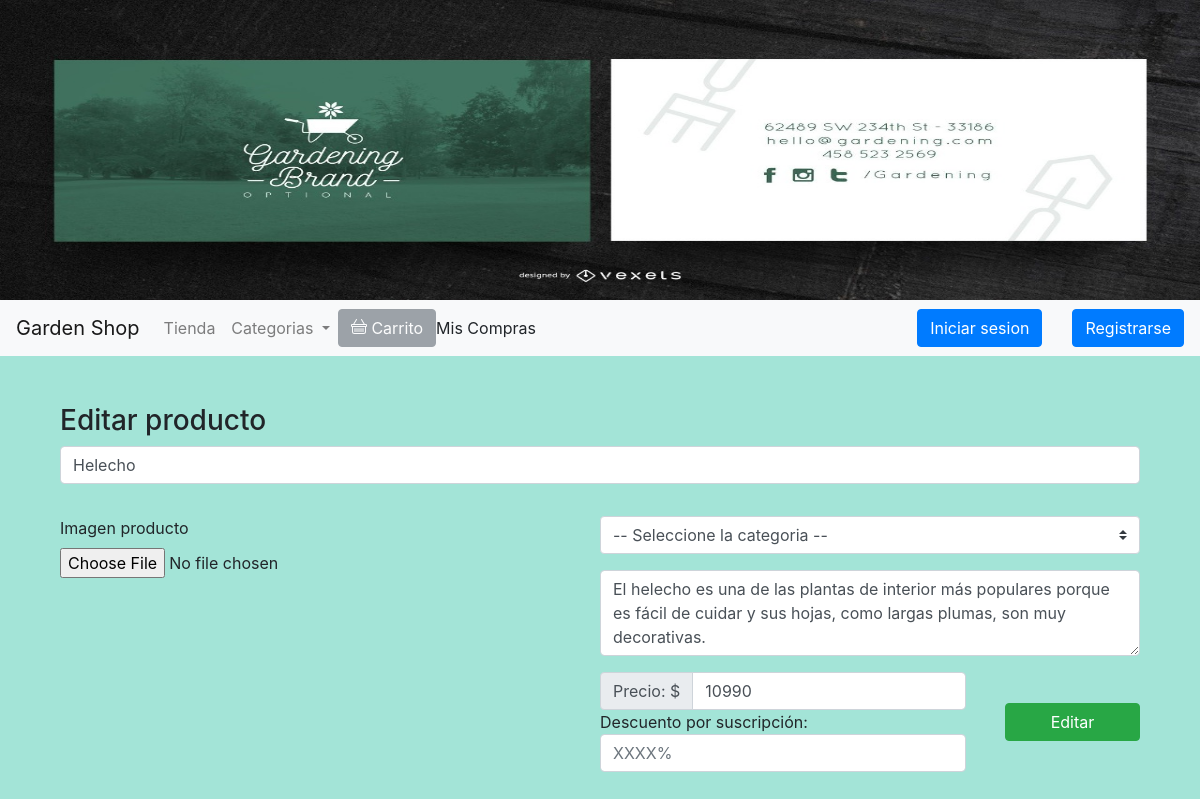
Screenshot of /producto/5/editar with the database file from the repository.
### core/models.py (models this page shows, shortened)
class Producto(models.Model):
    id = models.IntegerField(primary_key=True, verbose_name='Id de producto')
    titulo = models.CharField(max_length=50, null=False)
    imagen = models.FileField(upload_to='img/productos')
    descripcion = models.CharField(max_length=200, null=False)
    stock = models.IntegerField(default=0, verbose_name='Stock') #Aqui estoy agregando el stock al modelo
    precio = models.DecimalField(null=False, max_digits=10, decimal_places=2)
    descuento = models.IntegerField(blank=True, null=True, verbose_name='descuento')
    categoria = models.ForeignKey(Categoria,on_delete=models.CASCADE, related_name="productos")

### core/views.py (the view)
# urls.py: path('producto/<int:producto_id>/editar', views.producto_edit, name="producto_edit" ),
def producto_edit(request, producto_id):
    categorias = Categoria.objects.all()
    producto = Producto.objects.get(id=producto_id)
    if request.method == "POST":
        categoria_del_producto = Categoria.objects.get(id=request.POST["categoria"])
        form = FormProducto(request.POST, request.FILES, instance=Producto(imagen=request.FILES['imagen'], categoria=categoria_del_producto))
        if form.is_valid():
            producto.titulo = request.POST['titulo']
            producto.categoria = categoria_del_producto
            producto.descripcion = request.POST['descripcion']
            producto.imagen = request.FILES['imagen']
            producto.stock = request.POST['stock'] #Necesito saber que salga el stock en la pagina
            producto.precio = request.POST['precio']
            producto.descuento = request.POST['descuento']
            producto.save()
            return redirect("CORE:producto_index")
        else:
            return render(request, 'core/producto/edit.html', {
                'categorias' : categorias,
                'error_message' : 'Ingreso un campo incorrecto, vuelva a intentar'
            })
    else:
        return render(request, 'core/producto/edit.html',{
            'categorias' : categorias,
            'producto' : producto
        })

### core/templates/core/producto/edit.html (shortened to what this page needs)
{% extends 'core/layout.html' %}
{% block content %}
<section class="row my-5 container mx-auto">
    <div class="col-12">
        <h3>Editar producto</h3>
    </div>
    <form action="" method="post" enctype="multipart/form-data" class="w-100 col-12">
        <div class="col-12 p-0 form-group">
            <input class="form-control" type="text" name="titulo" placeholder="Ingrese el nombre del producto..." value="{{producto.titulo.title}}" required>
        </div>
        <div class="row container mx-auto p-0 pt-3">
            <div class="col-md-6 p-0 m-0">
                <div class="form-group">
                    <label for="imagen">Imagen producto</label>
                    <input type="file" class="form-control-file" name="imagen" id="imagen"
                        placeholder="Ingrese la imagen..." required>
                </div>
            </div>
            <div class="col-md-6 p-0 m-0 row">
                <div class="col-12 p-0 form-group">
                    <select class="custom-select" name="categoria" required>
                        <option value="" selected>-- Seleccione la categoria --</option>
                    </select>
                </div>
                <div class="col-12 p-0 form-group mb-3">
                    <textarea class="form-control" name="descripcion" rows="3" required>{{producto.descripcion.capitalize}}</textarea>
                </div>
                <div class="col-12 ">
                    <div class="row justify-content-between align-items-center">
                        <div class="col-auto m-0 p-0">
                            <div class="input-group">
                                <div class="input-group-prepend">
                                    <div class="input-group-text">Precio: $</div>
                                </div>
                                <input type="number" class="form-control" name="precio" placeholder="XXXX.XX" value="{{ producto.precio|floatformat }}" required>
                            </div>
                            <div >
                                <div >
                                    <div >Descuento por suscripción: </div>
                                </div>
                                <input type="number" class="form-control" name="descuento" placeholder="XXXX%" required>
                            </div>
                        </div>
                        <div class="form-group col-md-4 col-lg-3 m-0 p-0 mt-2 mt-lg-0">
                            <button type="submit" class="btn btn-success btn-block">Editar</button>
                        </div>
                    </div>
                </div>
            </div>
        </div>
    </form>
</section>
{% endblock %}

### rows the page displays
Producto: titulo "Helecho", descripcion "El helecho es una de las plantas de interior más populares porque es fácil de cuidar y sus hojas, como largas plumas, son muy decorativas.", precio "10990"
